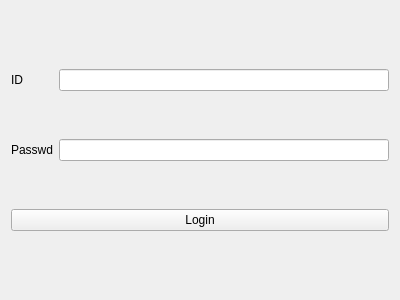
<?xml version="1.0" encoding="UTF-8"?>
<ui version="4.0">
 <class>LoginWindow</class>
 <widget class="QWidget" name="LoginWindow">
  <property name="geometry">
   <rect>
    <x>0</x>
    <y>0</y>
    <width>400</width>
    <height>300</height>
   </rect>
  </property>
  <property name="minimumSize">
   <size>
    <width>20</width>
    <height>20</height>
   </size>
  </property>
  <property name="windowTitle">
   <string>Login</string>
  </property>
  <layout class="QVBoxLayout" name="verticalLayout">
   <item>
    <layout class="QGridLayout" name="gridLayout">
     <property name="verticalSpacing">
      <number>48</number>
     </property>
     <item row="1" column="0">
      <widget class="QLabel" name="label_2">
       <property name="text">
        <string>Passwd</string>
       </property>
      </widget>
     </item>
     <item row="1" column="1">
      <widget class="QLineEdit" name="edit_Pwd">
       <property name="echoMode">
        <enum>QLineEdit::Password</enum>
       </property>
      </widget>
     </item>
     <item row="0" column="1">
      <widget class="QLineEdit" name="edit_ID"/>
     </item>
     <item row="0" column="0">
      <widget class="QLabel" name="label">
       <property name="text">
        <string>ID</string>
       </property>
      </widget>
     </item>
     <item row="2" column="0" colspan="2">
      <widget class="QPushButton" name="btn_Login">
       <property name="text">
        <string>Login</string>
       </property>
      </widget>
     </item>
    </layout>
   </item>
  </layout>
 </widget>
 <layoutdefault spacing="6" margin="11"/>
 <tabstops>
  <tabstop>edit_ID</tabstop>
  <tabstop>edit_Pwd</tabstop>
  <tabstop>btn_Login</tabstop>
 </tabstops>
 <resources/>
 <connections/>
</ui>
